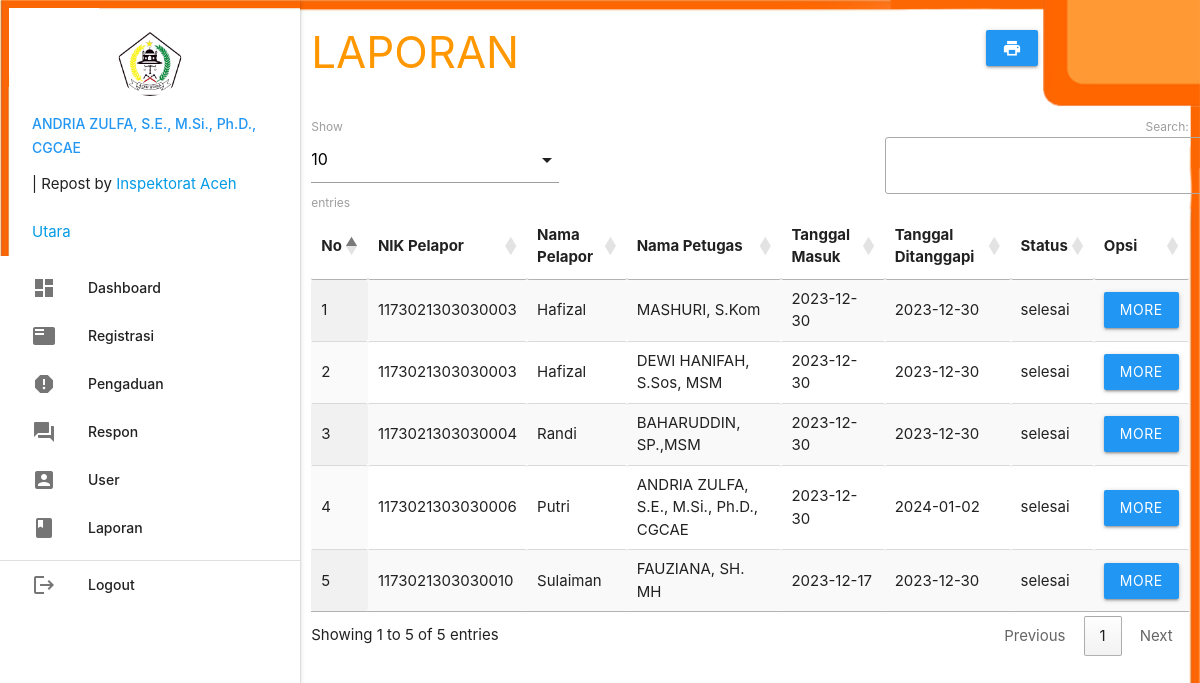
The page /admin/index.php?p=laporan (signed in) on the database its author committed.
### tables this page shows
CREATE TABLE `pengaduan` (
  `id_pengaduan` int(5) NOT NULL AUTO_INCREMENT,
  `tgl_pengaduan` varchar(20) NOT NULL,
  `nik` varchar(16) NOT NULL,
  `isi_laporan` text NOT NULL,
  `foto` varchar(255) NOT NULL,
  `status` enum('proses','selesai') NOT NULL,
  PRIMARY KEY (`id_pengaduan`)
);

CREATE TABLE `masyarakat` (
  `nik` varchar(16) NOT NULL,
  `nama` varchar(35) NOT NULL,
  `username` varchar(25) NOT NULL,
  `password` varchar(255) NOT NULL,
  `telp` varchar(13) NOT NULL,
  PRIMARY KEY (`nik`)
);

CREATE TABLE `petugas` (
  `id_petugas` int(5) NOT NULL AUTO_INCREMENT,
  `nama_petugas` varchar(255) NOT NULL,
  `username` varchar(30) NOT NULL,
  `password` varchar(255) NOT NULL,
  `telp_petugas` varchar(13) NOT NULL,
  `level` enum('admin','petugas') NOT NULL,
  PRIMARY KEY (`id_petugas`)
);

CREATE TABLE `tanggapan` (
  `id_tanggapan` int(5) NOT NULL AUTO_INCREMENT,
  `id_pengaduan` int(5) NOT NULL,
  `tgl_tanggapan` varchar(20) NOT NULL,
  `tanggapan` text NOT NULL,
  `id_petugas` int(5) NOT NULL,
  PRIMARY KEY (`id_tanggapan`)
);

### admin/laporan.php (the view, shortened to what this page needs)
       <div class="row">
         <div class="col s12 m9">
           <h3 class="orange-text">LAPORAN</h3>
         </div>
         <div class="col s12 m3">
           <div class="section"></div>
           <a class="waves-effect waves-light btn blue" href="cetak.php"><i class="material-icons">print</i></a>
         </div>
       </div>
       <table id="example" class="display responsive-table" style="width:100%">
         <thead>
             <tr>
			<th>No</th>
			<th>NIK Pelapor</th>
			<th>Nama Pelapor</th>
			<th>Nama Petugas</th>
			<th>Tanggal Masuk</th>
			<th>Tanggal Ditanggapi</th>
			<th>Status</th>
			<th>Opsi</th>
             </tr>
         </thead>
         <tbody>
<?php
	$no=1;
	$query = mysqli_query($koneksi,"SELECT * FROM pengaduan INNER JOIN masyarakat ON pengaduan.nik=masyarakat.nik INNER JOIN tanggapan ON tanggapan.id_pengaduan=pengaduan.id_pengaduan INNER JOIN petugas ON tanggapan.id_petugas=petugas.id_petugas ORDER BY tgl_pengaduan DESC");
	while ($r=mysqli_fetch_assoc($query)) { ?>
	<tr>
		<td><?php echo $no++; ?></td>
		<td><?php echo $r['nik']; ?></td>
		<td><?php echo $r['nama']; ?></td>
		<td><?php echo $r['nama_petugas']; ?></td>
		<td><?php echo $r['tgl_pengaduan']; ?></td>
		<td><?php echo $r['tgl_tanggapan']; ?></td>
		<td><?php echo $r['status']; ?></td>
		<td><a class="btn blue modal-trigger" href="#laporan?id_tanggapan=<?php echo $r['id_tanggapan'] ?>">More</a></td>
	</tr>
           <?php  }
            ?>
         </tbody>
       </table>

### rows shown on the page
pengaduan: masyarakat.nik "1173021303030003", masyarakat.nama "Hafizal", petugas.nama_petugas "MASHURI, S.Kom", tgl_pengaduan "2023-12-30", tanggapan.tgl_tanggapan "2023-12-30", status "selesai"
pengaduan: masyarakat.nik "1173021303030003", masyarakat.nama "Hafizal", petugas.nama_petugas "DEWI HANIFAH, S.Sos, MSM", tgl_pengaduan "2023-12-30", tanggapan.tgl_tanggapan "2023-12-30", status "selesai"
pengaduan: masyarakat.nik "1173021303030004", masyarakat.nama "Randi", petugas.nama_petugas "BAHARUDDIN, SP.,MSM", tgl_pengaduan "2023-12-30", tanggapan.tgl_tanggapan "2023-12-30", status "selesai"
pengaduan: masyarakat.nik "1173021303030006", masyarakat.nama "Putri", petugas.nama_petugas "ANDRIA ZULFA, S.E., M.Si., Ph.D., CGCAE", tgl_pengaduan "2023-12-30", tanggapan.tgl_tanggapan "2024-01-02", status "selesai"
pengaduan: masyarakat.nik "1173021303030010", masyarakat.nama "Sulaiman", petugas.nama_petugas "FAUZIANA, SH. MH", tgl_pengaduan "2023-12-17", tanggapan.tgl_tanggapan "2023-12-30", status "selesai"

### other values the page prints
$_SESSION['data']['nama_petugas'] "ANDRIA ZULFA, S.E., M.Si., Ph.D., CGCAE"
